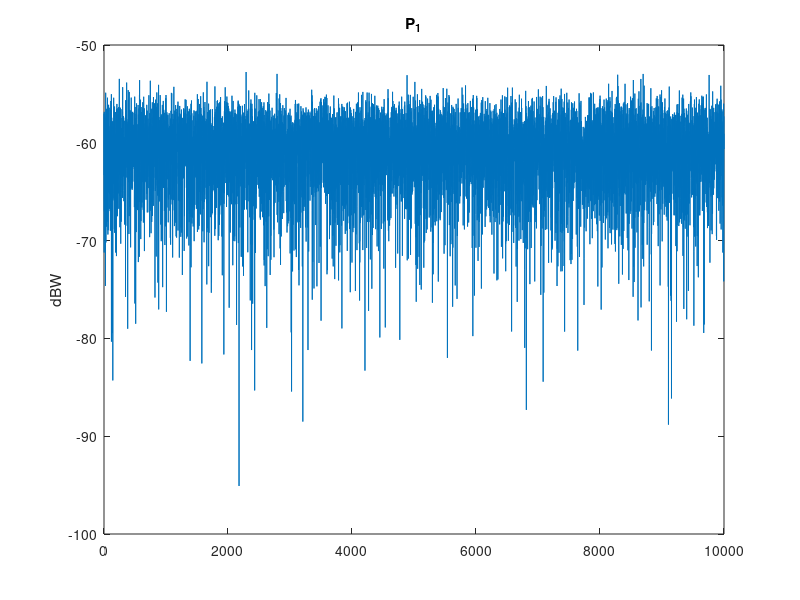

Reproduce this figure in MATLAB. (Note: this script raises an error after producing the figure.)
%% Load dataset
clear all 
close all
load("group-02-02-2024-2025.mat")

figure
plot(P_1)
title("P_1")
ylabel('dBW')
figure
histogram(abs(P_1))
xlim([50 110])
ylim([0 900])
xline(median(abs(P_1)))

figure
plot(P_2)
title("P_2")
ylabel('dBW')

figure
histogram(abs(P_2))
xlim([50 110])
ylim([0 900])
xline(median(abs(P_2)))

mean_p1 = mean(P_1) %dB
mean_p2 = mean(P_2) %dB

%P1 LOS
%P2 NLOS = p_f
%Convert it to Watts
watt_p1 = 10.^(P_1/10);
watt_p2 = 10.^(P_2/10);
%meanWatt_p1 = 10^(mean_p1/10)
%meanWatt_p2 = 10^(mean_p2/10)
meanWatt_p1 = mean(watt_p1)
meanWatt_p2 = mean(watt_p2)
%P = meanWatt_p1/meanWatt_p2 %Rician K-factor

%P_dB = mean_p1 - mean_p2
p_f = meanWatt_p2; %in Watt
p_m = meanWatt_p1 - meanWatt_p2 %p_{rec,mean} - p_f in Watt

k = p_m/p_f

%second method
sigma_p = std(watt_p1);

k_2 = ((sigma_p/p_f)^2 - 1)/2

%k_3 = meanWatt_p1/p_f -1

%sigma_p2 = p_f * sqrt(1 + 2*k_3)

%% Histograms

figure
hold on
cdfplot(watt_p1)
title('Distribution LOS (Rician)')
%xlim([0 16])
hold off

figure
hold on
cdfplot(watt_p2)
title('Distribution NLOS (Rayleigh)')
%xlim([0 16])
hold off

figure
hold on
cdfLOS = cdfplot(watt_p1);
cdfNLOS = cdfplot(watt_p2);
title('Both distributions')
legend('LOS','NLOS')
yline(0.5)
%xlim([0 16])
hold off

%Find the value for which the CDF of the LOS is 50%
cdfLOSx = cdfLOS.XData;
cdfLOSy = cdfLOS.YData;
percentvalueLOS = cdfLOSx(cdfLOSy == 0.5);

cdfNLOSx = cdfNLOS.XData;
cdfNLOSy = cdfNLOS.YData;

percentvalueNLOS = cdfNLOSy(cdfNLOSx >= percentvalueLOS(1));
disp(percentvalueNLOS(1))

figure
hold on
cdfLOS = cdfplot(watt_p1);
cdfNLOS = cdfplot(watt_p2);
title('Both distributions with lines')
legend('LOS','NLOS')
yline(0.5)
xline(percentvalueLOS(1))
yline(percentvalueNLOS(1))
%xlim([0 16])
hold off
% figure
% hold on
% cdfplot((watt_p1)/std(watt_p1))
% cdfplot((watt_p2)/std(watt_p2))
% hold off

figure
hold on
title('CDF Distribution NLOS (Rayleigh)')
histogram(watt_p2/meanWatt_p2,100, 'Normalization','cdf')
yline(0.5)
xline(1.1)
xlim([0 16])
hold off

